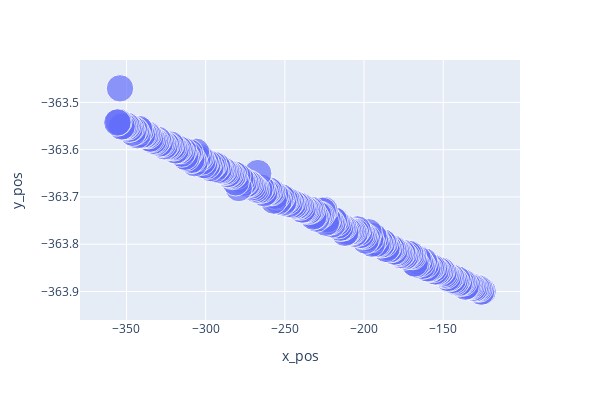

This figure's notebook cell:
### Code cell
df = pd.DataFrame(data=data.T, columns=["x_pos","y_pos","z_pos","lat","lon"])

fig = px.scatter(df, x="x_pos", y='y_pos', 
                 size="z_pos",
                 width=600, height=400)
fig.show()
plotly.offline.plot(fig, filename='scatter.html')

### Figure 1 — Plotly figure (JSON) as saved in the notebook; plotly's stock layout.template omitted (floating-point values rounded to 4 significant figures; data arrays with more than 128 entries replaced by an {"elided": "..."} marker saying what was removed)
{"data": [{"hoverlabel": {"namelength": 0}, "hovertemplate": "x_pos=%{x}<br>y_pos=%{y}<br>z_pos=%{marker.size}", "legendgroup": "", "marker": {"color": "#636efa", "size": {"elided": "232 float values"}, "sizemode": "area", "sizeref": 0.1085, "symbol": "circle"}, "mode": "markers", "name": "", "showlegend": false, "type": "scatter", "x": {"elided": "232 float values"}, "xaxis": "x", "y": {"elided": "232 float values"}, "yaxis": "y"}], "layout": {"height": 400, "legend": {"itemsizing": "constant", "tracegroupgap": 0}, "margin": {"t": 60}, "width": 600, "xaxis": {"anchor": "y", "domain": [0, 1], "title": {"text": "x_pos"}}, "yaxis": {"anchor": "x", "domain": [0, 1], "title": {"text": "y_pos"}}}}
